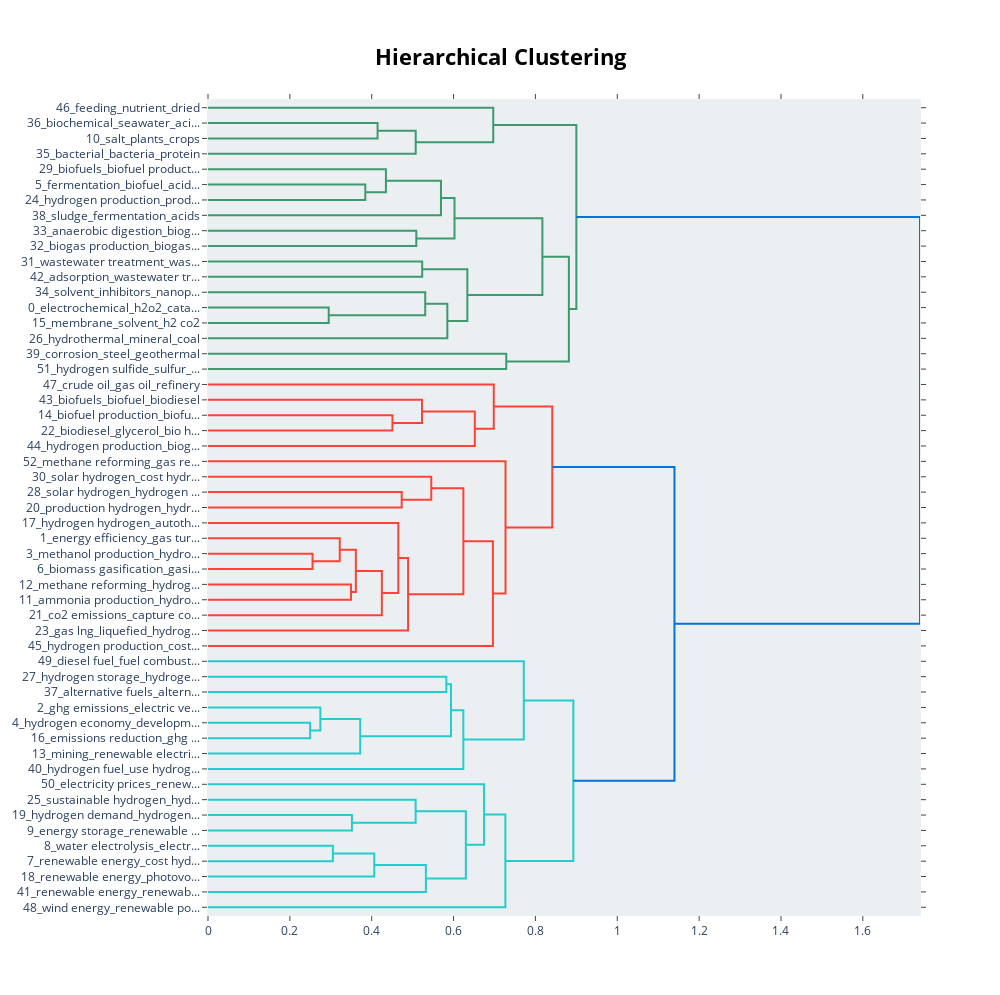

This figure's notebook cell:
### Code cell
topic_model.visualize_hierarchy()

### Figure 1 — Plotly figure (JSON) as saved in the notebook; plotly's stock layout.template omitted (floating-point values rounded to 4 significant figures)
{"data": [{"hoverinfo": "text", "marker": {"color": "rgb(61,153,112)"}, "mode": "lines", "type": "scatter", "x": [0, 0.4143, 0.4143, 0], "xaxis": "x", "y": [-15, -15, -25, -25], "yaxis": "y"}, {"hoverinfo": "text", "marker": {"color": "rgb(61,153,112)"}, "mode": "lines", "type": "scatter", "x": [0.4143, 0.5075, 0.5075, 0], "xaxis": "x", "y": [-20, -20, -35, -35], "yaxis": "y"}, {"hoverinfo": "text", "marker": {"color": "rgb(61,153,112)"}, "mode": "lines", "type": "scatter", "x": [0, 0.697, 0.697, 0.5075], "xaxis": "x", "y": [-5, -5, -27.5, -27.5], "yaxis": "y"}, {"hoverinfo": "text", "marker": {"color": "rgb(61,153,112)"}, "mode": "lines", "type": "scatter", "x": [0, 0.3844, 0.3844, 0], "xaxis": "x", "y": [-55, -55, -65, -65], "yaxis": "y"}, {"hoverinfo": "text", "marker": {"color": "rgb(61,153,112)"}, "mode": "lines", "type": "scatter", "x": [0, 0.4347, 0.4347, 0.3844], "xaxis": "x", "y": [-45, -45, -60, -60], "yaxis": "y"}, {"hoverinfo": "text", "marker": {"color": "rgb(61,153,112)"}, "mode": "lines", "type": "scatter", "x": [0.4347, 0.5692, 0.5692, 0], "xaxis": "x", "y": [-52.5, -52.5, -75, -75], "yaxis": "y"}, {"hoverinfo": "text", "marker": {"color": "rgb(61,153,112)"}, "mode": "lines", "type": "scatter", "x": [0, 0.509, 0.509, 0], "xaxis": "x", "y": [-85, -85, -95, -95], "yaxis": "y"}, {"hoverinfo": "text", "marker": {"color": "rgb(61,153,112)"}, "mode": "lines", "type": "scatter", "x": [0.5692, 0.6023, 0.6023, 0.509], "xaxis": "x", "y": [-63.75, -63.75, -90, -90], "yaxis": "y"}, {"hoverinfo": "text", "marker": {"color": "rgb(61,153,112)"}, "mode": "lines", "type": "scatter", "x": [0, 0.5234, 0.5234, 0], "xaxis": "x", "y": [-105, -105, -115, -115], "yaxis": "y"}, {"hoverinfo": "text", "marker": {"color": "rgb(61,153,112)"}, "mode": "lines", "type": "scatter", "x": [0, 0.295, 0.295, 0], "xaxis": "x", "y": [-135, -135, -145, -145], "yaxis": "y"}, {"hoverinfo": "text", "marker": {"color": "rgb(61,153,112)"}, "mode": "lines", "type": "scatter", "x": [0, 0.5307, 0.5307, 0.295], "xaxis": "x", "y": [-125, -125, -140, -140], "yaxis": "y"}, {"hoverinfo": "text", "marker": {"color": "rgb(61,153,112)"}, "mode": "lines", "type": "scatter", "x": [0.5307, 0.5848, 0.5848, 0], "xaxis": "x", "y": [-132.5, -132.5, -155, -155], "yaxis": "y"}, {"hoverinfo": "text", "marker": {"color": "rgb(61,153,112)"}, "mode": "lines", "type": "scatter", "x": [0.5234, 0.6337, 0.6337, 0.5848], "xaxis": "x", "y": [-110, -110, -143.8, -143.8], "yaxis": "y"}, {"hoverinfo": "text", "marker": {"color": "rgb(61,153,112)"}, "mode": "lines", "type": "scatter", "x": [0.6023, 0.817, 0.817, 0.6337], "xaxis": "x", "y": [-76.88, -76.88, -126.9, -126.9], "yaxis": "y"}, {"hoverinfo": "text", "marker": {"color": "rgb(61,153,112)"}, "mode": "lines", "type": "scatter", "x": [0, 0.7288, 0.7288, 0], "xaxis": "x", "y": [-165, -165, -175, -175], "yaxis": "y"}, {"hoverinfo": "text", "marker": {"color": "rgb(61,153,112)"}, "mode": "lines", "type": "scatter", "x": [0.817, 0.8818, 0.8818, 0.7288], "xaxis": "x", "y": [-101.9, -101.9, -170, -170], "yaxis": "y"}, {"hoverinfo": "text", "marker": {"color": "rgb(61,153,112)"}, "mode": "lines", "type": "scatter", "x": [0.697, 0.9, 0.9, 0.8818], "xaxis": "x", "y": [-16.25, -16.25, -135.9, -135.9], "yaxis": "y"}, {"hoverinfo": "text", "marker": {"color": "rgb(255,65,54)"}, "mode": "lines", "type": "scatter", "x": [0, 0.4507, 0.4507, 0], "xaxis": "x", "y": [-205, -205, -215, -215], "yaxis": "y"}, {"hoverinfo": "text", "marker": {"color": "rgb(255,65,54)"}, "mode": "lines", "type": "scatter", "x": [0, 0.5229, 0.5229, 0.4507], "xaxis": "x", "y": [-195, -195, -210, -210], "yaxis": "y"}, {"hoverinfo": "text", "marker": {"color": "rgb(255,65,54)"}, "mode": "lines", "type": "scatter", "x": [0.5229, 0.6519, 0.6519, 0], "xaxis": "x", "y": [-202.5, -202.5, -225, -225], "yaxis": "y"}, {"hoverinfo": "text", "marker": {"color": "rgb(255,65,54)"}, "mode": "lines", "type": "scatter", "x": [0, 0.6983, 0.6983, 0.6519], "xaxis": "x", "y": [-185, -185, -213.8, -213.8], "yaxis": "y"}, {"hoverinfo": "text", "marker": {"color": "rgb(255,65,54)"}, "mode": "lines", "type": "scatter", "x": [0, 0.4733, 0.4733, 0], "xaxis": "x", "y": [-255, -255, -265, -265], "yaxis": "y"}, {"hoverinfo": "text", "marker": {"color": "rgb(255,65,54)"}, "mode": "lines", "type": "scatter", "x": [0, 0.5455, 0.5455, 0.4733], "xaxis": "x", "y": [-245, -245, -260, -260], "yaxis": "y"}, {"hoverinfo": "text", "marker": {"color": "rgb(255,65,54)"}, "mode": "lines", "type": "scatter", "x": [0, 0.2555, 0.2555, 0], "xaxis": "x", "y": [-295, -295, -305, -305], "yaxis": "y"}, {"hoverinfo": "text", "marker": {"color": "rgb(255,65,54)"}, "mode": "lines", "type": "scatter", "x": [0, 0.3219, 0.3219, 0.2555], "xaxis": "x", "y": [-285, -285, -300, -300], "yaxis": "y"}, {"hoverinfo": "text", "marker": {"color": "rgb(255,65,54)"}, "mode": "lines", "type": "scatter", "x": [0, 0.3494, 0.3494, 0], "xaxis": "x", "y": [-315, -315, -325, -325], "yaxis": "y"}, {"hoverinfo": "text", "marker": {"color": "rgb(255,65,54)"}, "mode": "lines", "type": "scatter", "x": [0.3219, 0.3613, 0.3613, 0.3494], "xaxis": "x", "y": [-292.5, -292.5, -320, -320], "yaxis": "y"}, {"hoverinfo": "text", "marker": {"color": "rgb(255,65,54)"}, "mode": "lines", "type": "scatter", "x": [0.3613, 0.4248, 0.4248, 0], "xaxis": "x", "y": [-306.2, -306.2, -335, -335], "yaxis": "y"}, {"hoverinfo": "text", "marker": {"color": "rgb(255,65,54)"}, "mode": "lines", "type": "scatter", "x": [0, 0.465, 0.465, 0.4248], "xaxis": "x", "y": [-275, -275, -320.6, -320.6], "yaxis": "y"}, {"hoverinfo": "text", "marker": {"color": "rgb(255,65,54)"}, "mode": "lines", "type": "scatter", "x": [0.465, 0.4889, 0.4889, 0], "xaxis": "x", "y": [-297.8, -297.8, -345, -345], "yaxis": "y"}, {"hoverinfo": "text", "marker": {"color": "rgb(255,65,54)"}, "mode": "lines", "type": "scatter", "x": [0.5455, 0.6239, 0.6239, 0.4889], "xaxis": "x", "y": [-252.5, -252.5, -321.4, -321.4], "yaxis": "y"}, {"hoverinfo": "text", "marker": {"color": "rgb(255,65,54)"}, "mode": "lines", "type": "scatter", "x": [0.6239, 0.6961, 0.6961, 0], "xaxis": "x", "y": [-287.0, -287.0, -355, -355], "yaxis": "y"}, {"hoverinfo": "text", "marker": {"color": "rgb(255,65,54)"}, "mode": "lines", "type": "scatter", "x": [0, 0.7269, 0.7269, 0.6961], "xaxis": "x", "y": [-235, -235, -321.0, -321.0], "yaxis": "y"}, {"hoverinfo": "text", "marker": {"color": "rgb(255,65,54)"}, "mode": "lines", "type": "scatter", "x": [0.6983, 0.8412, 0.8412, 0.7269], "xaxis": "x", "y": [-199.4, -199.4, -278.0, -278.0], "yaxis": "y"}, {"hoverinfo": "text", "marker": {"color": "rgb(35,205,205)"}, "mode": "lines", "type": "scatter", "x": [0, 0.5824, 0.5824, 0], "xaxis": "x", "y": [-375, -375, -385, -385], "yaxis": "y"}, {"hoverinfo": "text", "marker": {"color": "rgb(35,205,205)"}, "mode": "lines", "type": "scatter", "x": [0, 0.2496, 0.2496, 0], "xaxis": "x", "y": [-405, -405, -415, -415], "yaxis": "y"}, {"hoverinfo": "text", "marker": {"color": "rgb(35,205,205)"}, "mode": "lines", "type": "scatter", "x": [0, 0.2746, 0.2746, 0.2496], "xaxis": "x", "y": [-395, -395, -410, -410], "yaxis": "y"}, {"hoverinfo": "text", "marker": {"color": "rgb(35,205,205)"}, "mode": "lines", "type": "scatter", "x": [0.2746, 0.3719, 0.3719, 0], "xaxis": "x", "y": [-402.5, -402.5, -425, -425], "yaxis": "y"}, {"hoverinfo": "text", "marker": {"color": "rgb(35,205,205)"}, "mode": "lines", "type": "scatter", "x": [0.5824, 0.5937, 0.5937, 0.3719], "xaxis": "x", "y": [-380, -380, -413.8, -413.8], "yaxis": "y"}, {"hoverinfo": "text", "marker": {"color": "rgb(35,205,205)"}, "mode": "lines", "type": "scatter", "x": [0.5937, 0.6239, 0.6239, 0], "xaxis": "x", "y": [-396.9, -396.9, -435, -435], "yaxis": "y"}, {"hoverinfo": "text", "marker": {"color": "rgb(35,205,205)"}, "mode": "lines", "type": "scatter", "x": [0, 0.7716, 0.7716, 0.6239], "xaxis": "x", "y": [-365, -365, -415.9, -415.9], "yaxis": "y"}, {"hoverinfo": "text", "marker": {"color": "rgb(35,205,205)"}, "mode": "lines", "type": "scatter", "x": [0, 0.3517, 0.3517, 0], "xaxis": "x", "y": [-465, -465, -475, -475], "yaxis": "y"}, {"hoverinfo": "text", "marker": {"color": "rgb(35,205,205)"}, "mode": "lines", "type": "scatter", "x": [0, 0.5073, 0.5073, 0.3517], "xaxis": "x", "y": [-455, -455, -470, -470], "yaxis": "y"}, {"hoverinfo": "text", "marker": {"color": "rgb(35,205,205)"}, "mode": "lines", "type": "scatter", "x": [0, 0.3051, 0.3051, 0], "xaxis": "x", "y": [-485, -485, -495, -495], "yaxis": "y"}, {"hoverinfo": "text", "marker": {"color": "rgb(35,205,205)"}, "mode": "lines", "type": "scatter", "x": [0.3051, 0.4063, 0.4063, 0], "xaxis": "x", "y": [-490, -490, -505, -505], "yaxis": "y"}, {"hoverinfo": "text", "marker": {"color": "rgb(35,205,205)"}, "mode": "lines", "type": "scatter", "x": [0.4063, 0.5324, 0.5324, 0], "xaxis": "x", "y": [-497.5, -497.5, -515, -515], "yaxis": "y"}, {"hoverinfo": "text", "marker": {"color": "rgb(35,205,205)"}, "mode": "lines", "type": "scatter", "x": [0.5073, 0.63, 0.63, 0.5324], "xaxis": "x", "y": [-462.5, -462.5, -506.2, -506.2], "yaxis": "y"}, {"hoverinfo": "text", "marker": {"color": "rgb(35,205,205)"}, "mode": "lines", "type": "scatter", "x": [0, 0.6745, 0.6745, 0.63], "xaxis": "x", "y": [-445, -445, -484.4, -484.4], "yaxis": "y"}, {"hoverinfo": "text", "marker": {"color": "rgb(35,205,205)"}, "mode": "lines", "type": "scatter", "x": [0.6745, 0.7266, 0.7266, 0], "xaxis": "x", "y": [-464.7, -464.7, -525, -525], "yaxis": "y"}, {"hoverinfo": "text", "marker": {"color": "rgb(35,205,205)"}, "mode": "lines", "type": "scatter", "x": [0.7716, 0.8927, 0.8927, 0.7266], "xaxis": "x", "y": [-390.5, -390.5, -494.8, -494.8], "yaxis": "y"}, {"hoverinfo": "text", "marker": {"color": "rgb(0,116,217)"}, "mode": "lines", "type": "scatter", "x": [0.8412, 1.14, 1.14, 0.8927], "xaxis": "x", "y": [-238.7, -238.7, -442.7, -442.7], "yaxis": "y"}, {"hoverinfo": "text", "marker": {"color": "rgb(0,116,217)"}, "mode": "lines", "type": "scatter", "x": [0.9, 1.74, 1.74, 1.14], "xaxis": "x", "y": [-76.09, -76.09, -340.7, -340.7], "yaxis": "y"}], "layout": {"autosize": false, "height": 995, "hoverlabel": {"bgcolor": "white", "font": {"family": "Rockwell", "size": 16}}, "hovermode": "closest", "plot_bgcolor": "#ECEFF1", "showlegend": false, "title": {"font": {"color": "Black", "size": 22}, "text": "<b>Hierarchical Clustering</b>", "x": 0.5, "xanchor": "center", "yanchor": "top"}, "width": 1000, "xaxis": {"mirror": "allticks", "rangemode": "tozero", "showgrid": false, "showline": true, "showticklabels": true, "ticks": "outside", "type": "linear", "zeroline": false}, "yaxis": {"mirror": "allticks", "range": [-530, 0], "rangemode": "tozero", "showgrid": false, "showline": true, "showticklabels": true, "tickmode": "array", "ticks": "outside", "ticktext": ["46_feeding_nutrient_dried", "36_biochemical_seawater_aci...", "10_salt_plants_crops", "35_bacterial_bacteria_protein", "29_biofuels_biofuel product...", "5_fermentation_biofuel_acid...", "24_hydrogen production_prod...", "38_sludge_fermentation_acids", "33_anaerobic digestion_biog...", "32_biogas production_biogas...", "31_wastewater treatment_was...", "42_adsorption_wastewater tr...", "34_solvent_inhibitors_nanop...", "0_electrochemical_h2o2_cata...", "15_membrane_solvent_h2 co2", "26_hydrothermal_mineral_coal", "39_corrosion_steel_geothermal", "51_hydrogen sulfide_sulfur_...", "47_crude oil_gas oil_refinery", "43_biofuels_biofuel_biodiesel", "14_biofuel production_biofu...", "22_biodiesel_glycerol_bio h...", "44_hydrogen production_biog...", "52_methane reforming_gas re...", "30_solar hydrogen_cost hydr...", "28_solar hydrogen_hydrogen ...", "20_production hydrogen_hydr...", "17_hydrogen hydrogen_autoth...", "1_energy efficiency_gas tur...", "3_methanol production_hydro...", "6_biomass gasification_gasi...", "12_methane reforming_hydrog...", "11_ammonia production_hydro...", "21_co2 emissions_capture co...", "23_gas lng_liquefied_hydrog...", "45_hydrogen production_cost...", "49_diesel fuel_fuel combust...", "27_hydrogen storage_hydroge...", "37_alternative fuels_altern...", "2_ghg emissions_electric ve...", "4_hydrogen economy_developm...", "16_emissions reduction_ghg ...", "13_mining_renewable electri...", "40_hydrogen fuel_use hydrog...", "50_electricity prices_renew...", "25_sustainable hydrogen_hyd...", "19_hydrogen demand_hydrogen...", "9_energy storage_renewable ...", "8_water electrolysis_electr...", "7_renewable energy_cost hyd...", "18_renewable energy_photovo...", "41_renewable energy_renewab...", "48_wind energy_renewable po..."], "tickvals": [-5, -15, -25, -35, -45, -55, -65, -75, -85, -95, -105, -115, -125, -135, -145, -155, -165, -175, -185, -195, -205, -215, -225, -235, -245, -255, -265, -275, -285, -295, -305, -315, -325, -335, -345, -355, -365, -375, -385, -395, -405, -415, -425, -435, -445, -455, -465, -475, -485, -495, -505, -515, -525], "type": "linear", "zeroline": false}}}
